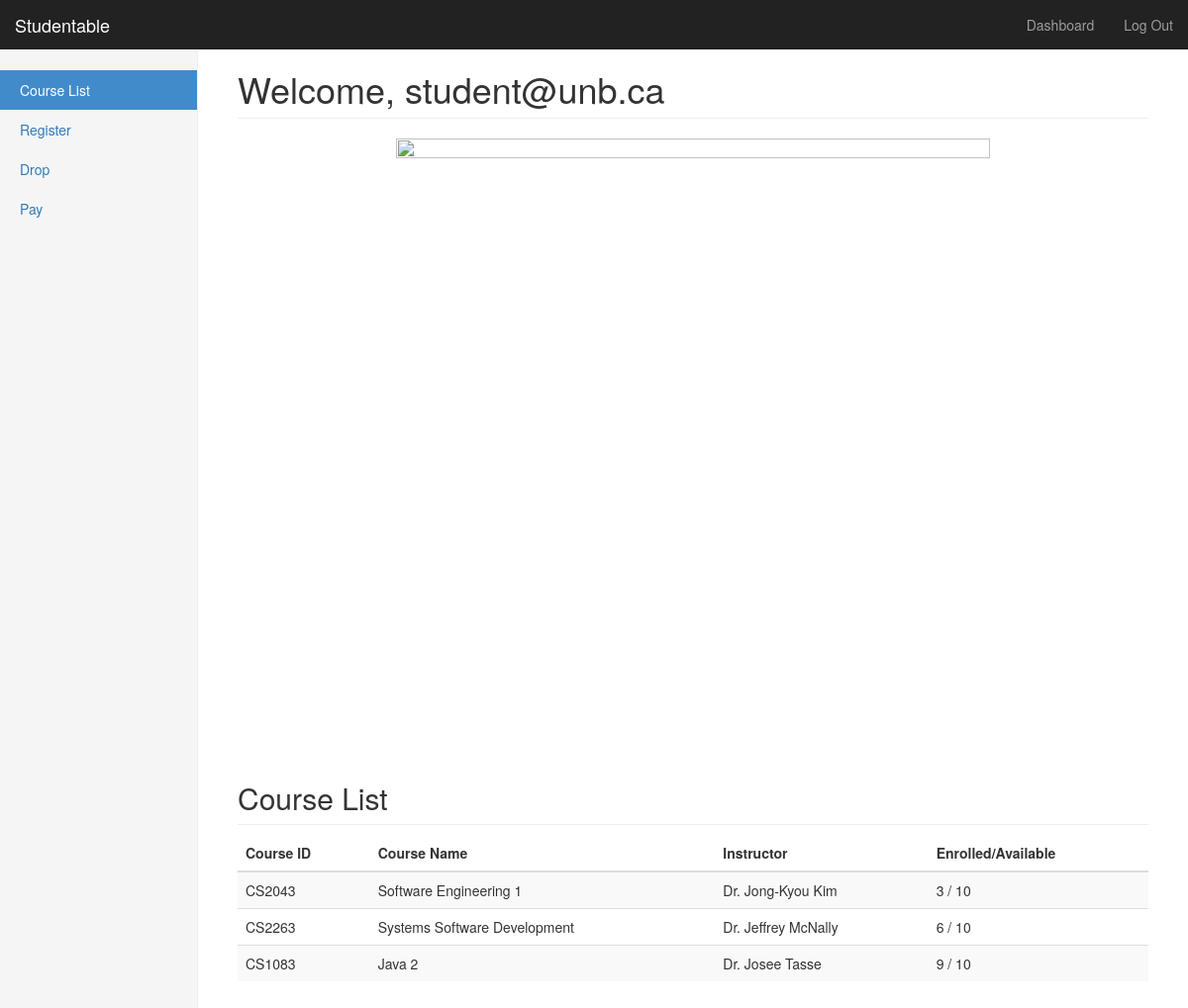
The page /studentdashboard (signed in) on the database as committed earlier.
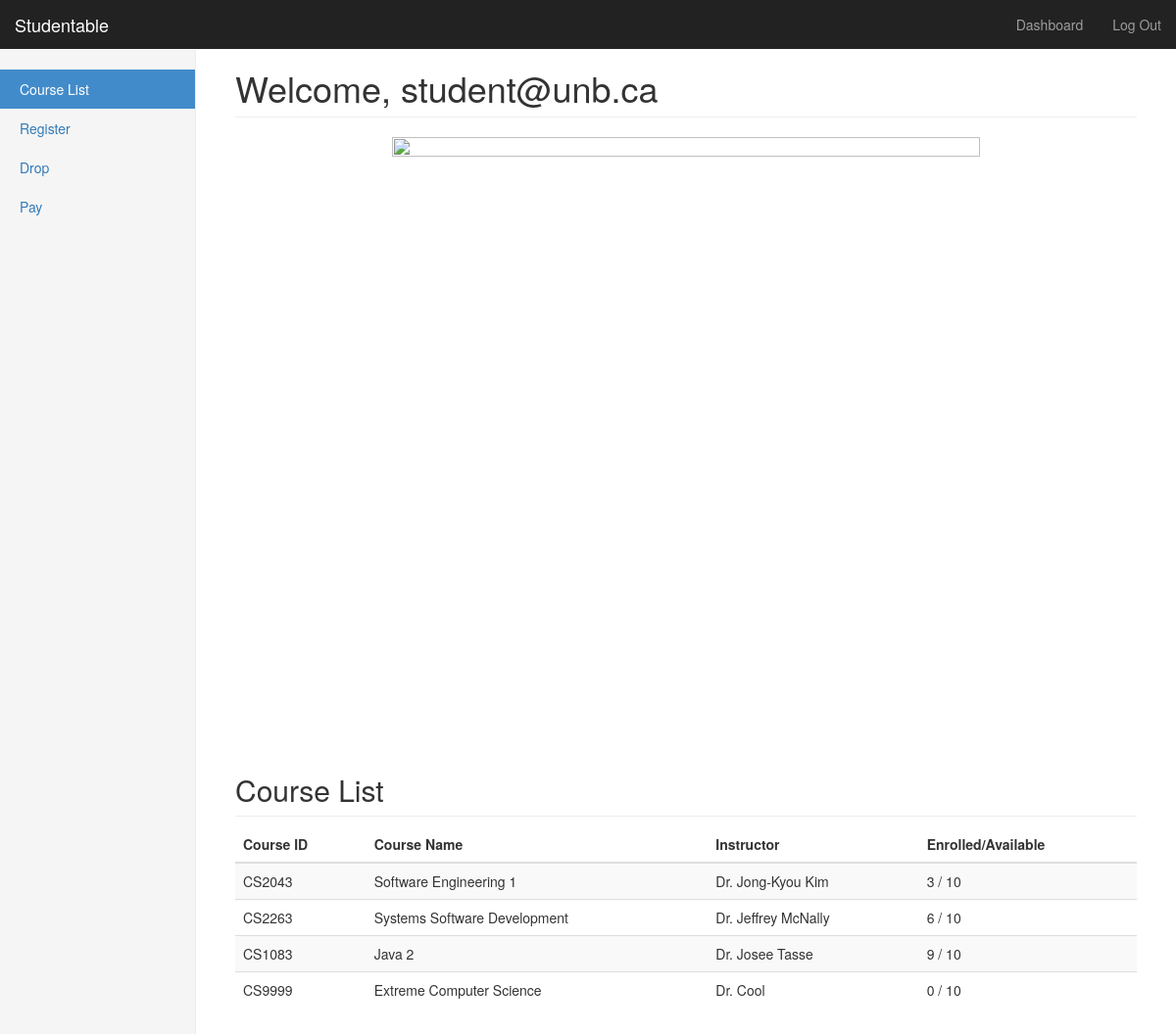
The same page on the database as committed later.
### models.py (models this page shows, shortened)
class Course(Base):
	__tablename__ = 'courses'
	id = Column(Integer, primary_key=True)
	courseNum = Column(String(10), unique=True)
	courseName = Column(String(50))
	instructor = Column(String(100))
	nEnrolled = Column(Integer)

### app.py (the view)
@app.route('/studentdashboard')
@login_required
def studentdashboard():
	courses = db.session.query(Course).all()
	return render_template('studentdashboard.html', email=current_user.email, courseList=courses)

### app.py (called while the page is built)
@login_manager.user_loader
def loadUser(userId):
	return db.session.query(User).get(int(userId))

### templates/studentdashboard.html (shortened to what this page needs)
{% extends "bootstrap/base.html" %}
{% block styles %}
{{super()}}
<link rel="stylesheet" href="{{url_for('.static', filename='dashboard.css')}}">
{% endblock %}
{% block content %}
    <nav class="navbar navbar-inverse navbar-fixed-top">
      <div class="container-fluid">
        <div class="navbar-header">
          <a class="navbar-brand" href="#">Studentable</a>
        </div>
        <div id="navbar" class="navbar-collapse collapse">
          <ul class="nav navbar-nav navbar-right">
            <li><a href="#">Dashboard</a></li>
            <li><a href="{{ url_for('logout') }}">Log Out</a></li>
          </ul>
        </div>
      </div>
    </nav>
    <div class="container-fluid">
      <div class="row">
        <div class="col-sm-3 col-md-2 sidebar">
          <ul class="nav nav-sidebar">
            <li class="active"><a href="#">Course List <span class="sr-only">(current)</span></a></li>
            <li><a href="#">Register</a></li>
            <li><a href="#">Drop</a></li>
            <li><a href="#">Pay</a></li>
          </ul>
        </div>
        <div class="col-sm-9 col-sm-offset-3 col-md-10 col-md-offset-2 main">
          <h1 class="page-header">Welcome, {{ email }}</h1>
          <div class="row placeholder" id="banner">
            <div class="col-lg-12 col-md-12 col-sm-12 col-xs-12 placeholders" id="banners">
              <img src="https://collegelearners.com/wp-content/uploads/2018/08/university-of-new-brunswick.jpg" width="600" height="600" class="img-responsive">
            </div>
          </div>
          <h2 class="sub-header">Course List</h2>
          <div class="table-responsive">
            <table class="table table-striped">
              <thead>
                <tr>
                  <th>Course ID</th>
                  <th>Course Name</th>
                  <th>Instructor</th>
                  <th>Enrolled/Available</th>
                </tr>
              </thead>
              <tbody>
                {% for course in courseList %}
                <tr>
                  <td>{{ course.courseNum}}</td>
                  <td>{{ course.courseName}}</td>
                  <td>{{ course.instructor}}</td>
                  <td>{{ course.nEnrolled}} / 10</td>
                </tr>
                {% endfor %}
              </tbody>
            </table>
          </div>
        </div>
      </div>
    </div>
{% endblock %}

Rows that differ between the two databases and show on the page:
added Course: courseNum "CS9999", courseName "Extreme Computer Science", instructor "Dr. Cool", nEnrolled "0"
